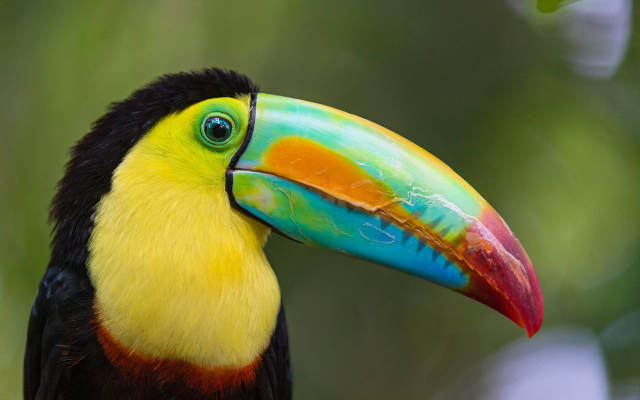
#> input picture pic.jpg, 1280 x 800 px (shown at 1/2 size)
$ jupyter execute --allow-errors CHW3-400101804-1.ipynb   (shell and % lines are left out)
#> lines starting #> are read from the running program, lines starting #| are printed output that depends on the picture
<h1 align="center">Mathematical Methods In Engineering - 25872</h1>
<h4 align="center">Dr. Amiri</h4>
<h4 align="center">Sharif University of Technology, Fall 2023</h4>
<h4 align="center">Python Assignment 3</h4>
<h5 align="center"><font color="cyan"> Feel free to contact TA team for any possible questions about the assignment </font>
 </h5>
<h5 align="center"> <font color="cyan"> Questions 1,2: @mh_momeni  -  Question 2,3: @Mahdi_h721 </font> </h5>

You should write your code in the <font color='green'>Code Cell</font> and then run the <font color='green'>Evaluation Cell</font> to check the correctness of your code.<br>
<font color='red'>**Please do not edit the codes in the Evaluation Cells.**</font>

##  Q1. Implementing QR Factorization <sub><sup>``(40 pt.)``</sup></sub>

>In this question, we are going to use QR factorization in computing eigenvalues. It is an important building block in numerical linear algebra. Recall that for any matrix $A$
, $A=QR$
 where $Q$
 is orthogonal and $R$
 is upper-triangular.

 **Reminder**: The QR algorithm, uses the QR decomposition, but don't confuse the two.

[cell 1]
import numpy as np
np.set_printoptions(suppress=True, precision=4)

[cell 2]
n = 5
A = np.random.rand(n,n)
npQ, npR = np.linalg.qr(A)

Check that Q is orthogonal:

[cell 3]
np.allclose(np.eye(n), npQ @ npQ.T), np.allclose(np.eye(n), npQ.T @ npQ)

Check that R is triangular

[cell 4]
npR

### Gram-Schmidt

#### Classical Gram-Schmidt (unstable)

For each $j$
, calculate a single projection

$$v_j=P_ja_j$$

where $P_j$
 projects onto the space orthogonal to the span of $q_1,…,q_{j−1}$
.

[cell 5]
def cgs(A):
    m, n = A.shape
    Q = np.zeros([m,n], dtype=np.float64)
    R = np.zeros([n,n], dtype=np.float64)
    ##Your Code start here
    for col_index in range(n):
        col_vector = np.array(A[:, col_index])
        temp_vector = col_vector.copy()

        for prev_col_index in range(col_index):
            prev_col = Q[:, prev_col_index]
            temp_vector -= (prev_col.T @ col_vector) * prev_col

        magnitude = np.linalg.norm(temp_vector)
        Q[:, col_index] = temp_vector / magnitude

    for row_index in range(m):
        for col_index in range(row_index, n):
            R[row_index, col_index] = Q[:, row_index].T @ A[:, col_index].T
    ##Your Code ends here
    return Q, R

[cell 6]
Q, R = cgs(A)
np.allclose(A, Q @ R)

Check if Q is unitary:

[cell 7]
np.allclose(np.eye(len(Q)), Q.dot(Q.T))

### Modified Gram-Schmidt (optional)

Classical (unstable) Gram-Schmidt: for each $j$
, calculate a single projection
$$v_j=P_ja_j$$
where $P_j$
 projects onto the space orthogonal to the span of $q_1,…,q_{j−1}$
.

Modified Gram-Schmidt: for each $j$
, calculate $j−1$
 projections
$$P_j=P_{⊥q_{j−1}⋯⊥q_2⊥q_1}$$

[cell 8]
n = 3
A = np.random.rand(n,n).astype(np.float64)

[cell 9]
def mgs(A):
    V = A.copy()
    m, n = A.shape
    Q = np.zeros([m,n], dtype=np.float64)
    R = np.zeros([n,n], dtype=np.float64)
    ##Your Code start here
    for j in range(n):
        R[j,j] = np.linalg.norm(V[:,j])
        Q[:,j] = V[:,j] / R[j,j]
        for k in range(j+1,n):
            q = Q[:,j]
            R[j,k] = np.matmul(q.T,V[:,k])
            V[:,k] = V[:,k] - R[j,k] * q
    ##Your Code ends here
    return Q, R

[cell 10]
Q, R = mgs(A)
np.allclose(np.eye(len(Q)), Q.dot(Q.T.conj()))

[cell 11]
np.allclose(A, np.matmul(Q,R))

### Classical vs Modified Gram-Schmidt

In this part, we want to construct a square matrix $A$ with random singular vectors and widely varying singular values spaced by factors of 2 between $2^{−1}$
 and $2^{−(n+1)}$

[cell 12]
import matplotlib.pyplot as plt
from matplotlib import rcParams

[cell 13]
n = 100
U, X = np.linalg.qr(np.random.randn(n,n))   # set U to a random orthogonal matrix
V, X = np.linalg.qr(np.random.randn(n,n))   # set V to a random orthogonal matrix
S = np.diag(np.power(2,np.arange(-1,-(n+1),-1), dtype=float))  # Set S to a diagonal matrix w/ exp
                                                              # values between 2^-1 and 2^-(n+1)

[cell 14]
A = np.matmul(U,np.matmul(S,V))
QC, RC = cgs(A)
QM, RM = mgs(A) # if you don't complete the mgs function, comment this line

[cell 15]
plt.figure(figsize=(10,10))
plt.semilogy(np.diag(S), 'r.', label="True Singular Values")
plt.semilogy(np.diag(RM), 'go', label="Modified Gram-Shmidt")
plt.semilogy(np.diag(RC), 'bx', label="Classic Gram-Shmidt")
plt.legend()
rcParams.update({'font.size': 18})

### Eigenvalue Decomposition using QR Factorization

Use the QR algorithm (or QR method) to get the eigenvalues of matrix $A$. Do 100 iterations, and print out the 1st, 5th, 10th, 20th and 100th iteration.

 **Reminder**: The QR algorithm (or QR method), uses the QR factorization, but don't confuse the two.

[cell 16]
##Your Code start here
def eigenvalue_iteration(A):
    current_matrix = A.copy()
    for iteration_number in range(1, 101):
        orthogonal_matrix_Q, upper_triangular_matrix_R = cgs(current_matrix)
        current_matrix = upper_triangular_matrix_R @ orthogonal_matrix_Q
        if iteration_number in [1, 5, 10, 20, 100]:
            # Print the eigenvalues of the current iteration
            print('Eigenvalues of Iteration ' + str(iteration_number) + ':', np.sort(np.diag(current_matrix)))

##Your Code ends here

[cell 17]
A = np.array([1.0, -1.0, 0.0, 0.0, -1.0, 1.0, -1.0, 0.0, 0.0, -1.0, 2.0, 0.0, 0.0, 0.0, 0.0, 3.0]).reshape((4, 4))
print("The matrix: \n", A)

print("\n --- Built-in ---")
print(np.linalg.eig(A)[0])
##Your Code start here
eigenvalue_iteration(A)
##Your Code ends here

##  Q2. SVD & Image processing <sub><sup>``(30 pt.)``</sup></sub>

> In this question, we are going to investigate the use of SVD as a tool to obtain the basis of the matrix in digital image processing.
The first issue we will examine is image compression. For this purpose, in general, we can consider the information inside the image as a data matrix, then find a suitable basis for this information matrix and by depicting the primary matrix on the more important basis vectors and keeping the necessary information to show the initial image with less information.
This process results in image compression. It should be noted that for simplicity, the images we are examining in this exercise are in black and white.
>With the help of SVD, we can find a basis for the column space of the image matrix that we want, so that the columns of the image matrix have the highest correlation with the basis vectors.
>On the other hand, if these bases are considered in descending order of the size of the singular values, they will contain the most general information of the columns of the image, so by keeping only r initial columns of the found bases (U) along with the combined vectors (V) and the singular values (Σ) corresponding to them, we can retain the image's overall image with a good approximation.
>From an expert point of view, the reconstruction is actually a lower-order reconstruction of the primary matrix.
In this view, the value of r is the parameter to control the amount of compression we want.

###  part 1

In this part, the compression operation is performed on the input black and white image with the help of SVD analysis. One of the criteria for comparing the initial and final image is the PSNR criterion. Research about this criterion and draw the PSNR diagram in terms of different r. Then compare the results with the diagram by giving some test inputs and plotting the outputs.
One of the inputs you give to the function should be the image pic.jpg.

[cell 18]
##Your Code start here
import cv2
import numpy as np
from matplotlib import pyplot as plt
image = cv2.imread('pic.jpg', cv2.IMREAD_GRAYSCALE)
m, n = image.shape
U, s, V = np.linalg.svd(image)
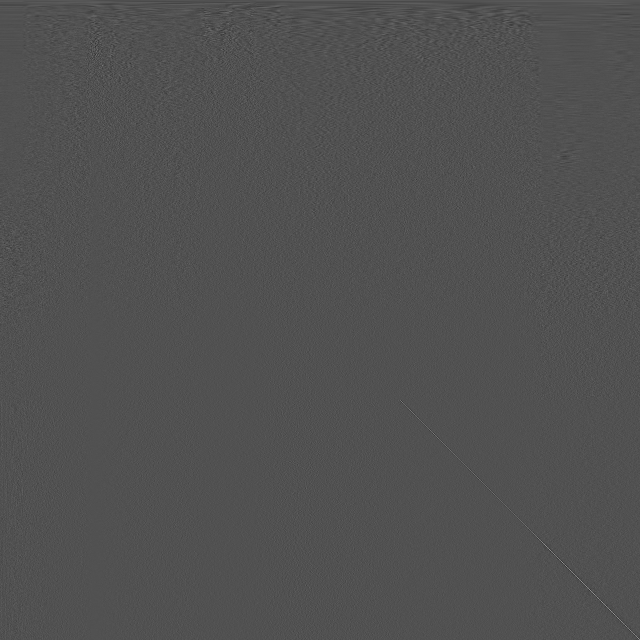
#> V: shape (1280, 1280) float64 (shown at 1/2 size); min -0.292, max 0.623, mean 2.68e-05; drawn with min black and max white
#> s = 800 values, max 104829.2 at index 0, min 2.96 at index 799, mean 453.7
fig = plt.figure(figsize=(10, 9))
r_values = [750, 350, 100, 70, 45, 30, 20, 15, 10]
for index, r in enumerate(r_values):
    sigma = np.eye(U.shape[0], V.shape[0]) @ np.diag(np.append(s[:r], np.zeros(V.shape[0] - r)))
    reconstructed_image = U @ sigma @ V
    diff = np.array(reconstructed_image - image, dtype=np.float64)
    mse = np.sum(diff ** 2) / (image.shape[0] * image.shape[1])
    psnr = 20 * np.log10(255) - 10 * np.log10(mse)
    plt.subplot(3, 3, index + 1)
    plt.imshow(reconstructed_image, cmap='gray')
    plt.title('r = {}, PSNR = {:.4f} dB'.format(r, psnr), fontsize=14)
    plt.axis('off')
#> this loop made 9 passes
#> (mse, psnr) on passes 1 to 4: (0.000776, 79.23), (0.528, 50.91), (11.4, 37.56), (17.95, 35.59)


fig.tight_layout()
plt.show()

##Your Code ends here

###  part 2

Another issue that we can explore with a similar idea of applying base transform is removing noise from images. In the condition that the noise in the image is uniform and in such a way that it does not distort the general information in the image. from the point of view of SVD, according to the examination of the general information, the direction of the image vector on bases with larger singular values has not changed much, and removing the information related to Examining general information to vectors with less importance can remove noise and keep the main information of the image.
In this part, add two different noises salt and pepper and Gaussian noise with a desired and appropriate range to the image pic.jpg so that the PSNR of both images is in the same range, then perform the noise reduction process with the help of SVD analysis.
For both noises, draw the PSNR diagram in terms of different r.
  Then compare the results with the graph by plotting a number of outputs.
  Which of the noises is more effective in this method?

[cell 19]
#adding Salt and Pepper noise
##Your Code start here
import numpy as np
import matplotlib.pyplot as plt
fig = plt.figure(figsize=(12, 6))

plt.subplot(131)
plt.imshow(image, cmap='gray')
plt.axis('off')
plt.title('Original Image', fontsize=14)

salt_paper_noise_image = image.copy()
salt_paper_noise_pixel = 0.05
for i in range(int(salt_paper_noise_pixel * m * n)):
    row_random = np.random.randint(m, size=2)
    column_random = np.random.randint(n, size=2)
    salt_paper_noise_image[row_random[0], column_random[0]] = 0
    salt_paper_noise_image[row_random[1], column_random[1]] = 255
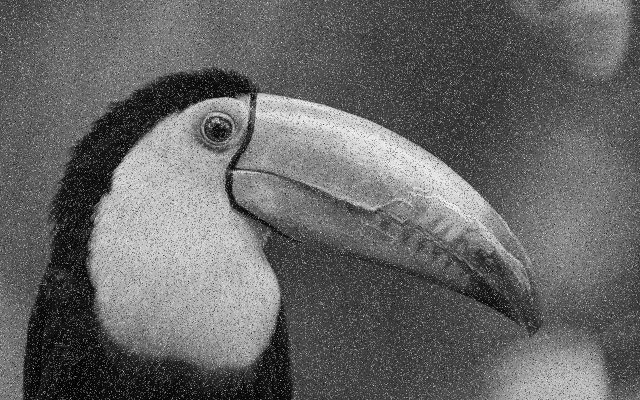
#> salt_paper_noise_image: shape (800, 1280) (shown at 1/2 size); min 0, max 255, mean 101.8

diff = np.array(salt_paper_noise_image - image, dtype=np.float64)
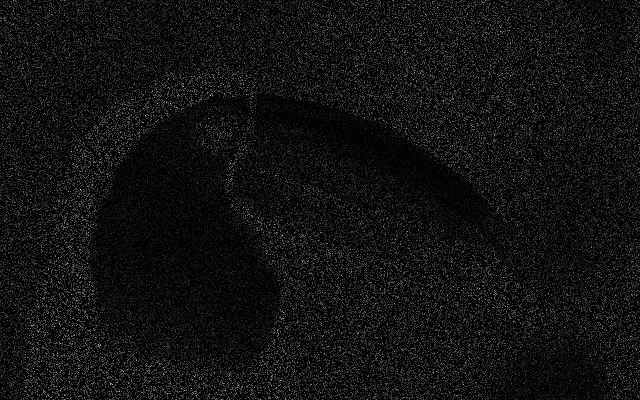
#> diff: shape (800, 1280) float64 (shown at 1/2 size); min 0, max 255, mean 14.9
PSNR = 20 * np.log10(255) - 10 * np.log10(np.sum(diff ** 2) / (m * n))
#> PSNR = 14.02

plt.subplot(132)
plt.imshow(salt_paper_noise_image, cmap='gray')
plt.title('Image with Salt and Pepper Noise\n{} Pixel Damaged\nPSNR = {:.3f} dB'.format(int(salt_paper_noise_pixel * m * n * 2), PSNR), fontsize=14)
plt.axis('off')

r = 100
U, s, V = np.linalg.svd(salt_paper_noise_image)
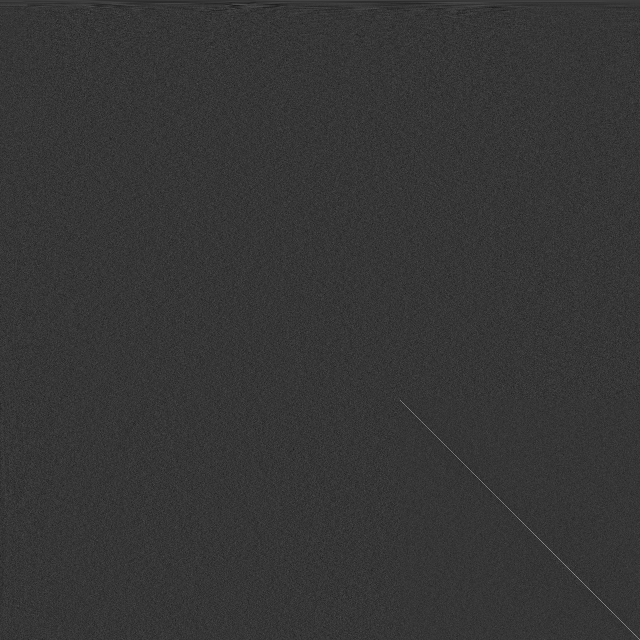
#> V: shape (1280, 1280) float64 (shown at 1/2 size); min -0.144, max 0.533, mean 3.01e-05; drawn with min black and max white
#> s = 800 values, max 106633 at index 0, min 332.2 at index 799, mean 1672.4
sigma = np.eye(m, n) @ np.diag(np.append(s[:r], np.array([0] * (n - r))))
salt_paper_noise_image_recons = U @ sigma @ V

diff = np.array(salt_paper_noise_image_recons - image, dtype=np.float64)
PSNR = 20 * np.log10(255) - 10 * np.log10(np.sum(diff ** 2) / (m * n))
#> PSNR = 20.16

plt.subplot(133)
plt.imshow(salt_paper_noise_image_recons, cmap='gray')
plt.title('Reconstructed Image\nfrom Salt and Pepper Noise\nr = {}\nPSNR = {:.3f} dB'.format(r, PSNR), fontsize=14)
plt.axis('off')

fig.tight_layout()
plt.show()

##Your Code ends here

[cell 20]
#adding Gaussian noise
fig = plt.figure(figsize=(12, 6))

plt.subplot(131)
plt.imshow(image, cmap='gray')
plt.title('Input Image', fontsize=14)
plt.axis('off')

mean_noise, var_noise = 10, 35
gaussian_noisy_img = np.random.normal(mean_noise, var_noise, (m, n)) + image
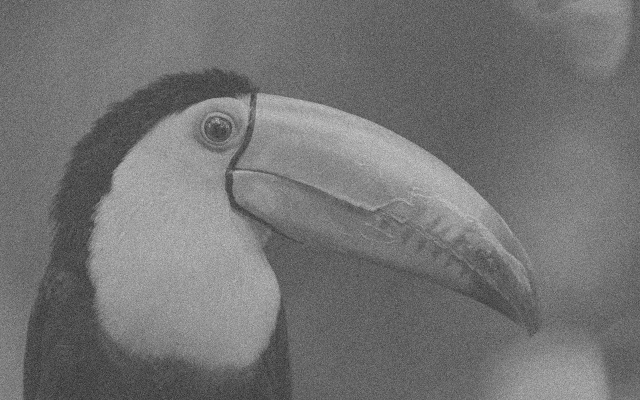
#> gaussian_noisy_img: shape (800, 1280) float64 (shown at 1/2 size); min -131.7, max 396.9, mean 109.1; drawn with min black and max white
diff = np.array(gaussian_noisy_img - image, dtype=np.float64)
PSNR = 20 * np.log10(255) - 10 * np.log10(np.sum(diff ** 2) / (m * n))
#> PSNR = 16.91

plt.subplot(132)
plt.imshow(gaussian_noisy_img, cmap='gray')
plt.title('Image with Gaussian Noise\nMean = {}   Variance = {}\nPSNR = {:.3f} dB'.format(mean_noise, var_noise, PSNR), fontsize=14)
plt.axis('off')

plt.subplot(133)
selected_rank = 60
U, singular_values, V = np.linalg.svd(gaussian_noisy_img)
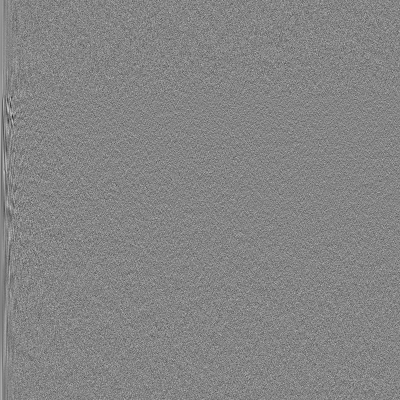
#> U: shape (800, 800) float64 (shown at 1/2 size); min -0.18, max 0.166, mean 6.06e-05; drawn with min black and max white
#> singular_values = 800 values, max 114541 at index 0, min 276.5 at index 799, mean 1455.8
sigma = np.eye(m, n) @ np.diag(np.append(singular_values[:selected_rank], np.zeros(n - selected_rank)))
reconstructed_img = U @ sigma @ V
diff = np.array(reconstructed_img - image, dtype=np.float64)
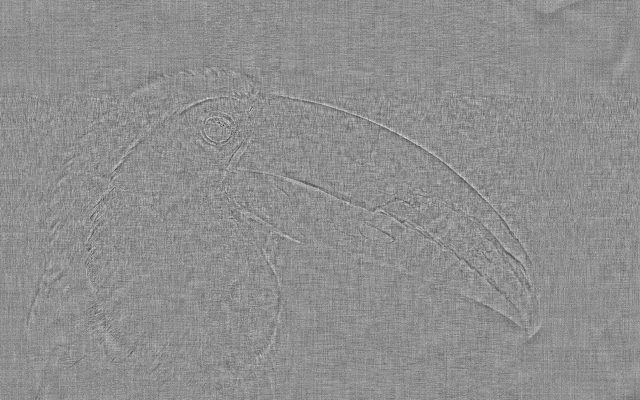
#> diff: shape (800, 1280) float64 (shown at 1/2 size); min -120.2, max 111.8, mean 10; drawn with min black and max white
PSNR = 20 * np.log10(255) - 10 * np.log10(np.sum(diff ** 2) / (m * n))
#> PSNR = 22.64
plt.imshow(reconstructed_img, cmap='gray')
plt.title('Reconstructed Image\nfrom Gaussian Noise\nSelected Rank = {}\nPSNR = {:.3f} dB'.format(selected_rank, PSNR), fontsize=14)
plt.axis('off')

fig.tight_layout()
plt.show()

[cell 21]
def add_salt_and_pepper_noise(image, noise_level):
    noisy_image = np.copy(image)
    rows, cols = noisy_image.shape
    salt_amount = np.ceil(noise_level * image.size * 0.5)
    salt_coords = np.random.choice(rows * cols, int(salt_amount), replace=False)
    noisy_image.ravel()[salt_coords] = 255

    pepper_amount = np.ceil(noise_level * image.size * 0.5)
    pepper_coords = np.random.choice(rows * cols, int(pepper_amount), replace=False)
    noisy_image.ravel()[pepper_coords] = 0

    return noisy_image

def add_gaussian_corruption(image, mean=0, std_dev=10):
    corrupted_image = np.copy(image)
    rows, cols = corrupted_image.shape
    gauss_noise = np.random.normal(mean, std_dev, (rows, cols))
    corrupted_image += gauss_noise.astype(np.uint8)
    return corrupted_image

def denoise_using_svd(corrupted_image, rank):
    U, S, V = np.linalg.svd(corrupted_image)
    U_truncated = U[:, :rank]
    S_truncated = np.diag(S[:rank])
    V_truncated = V[:rank, :]
    denoised_image = np.dot(U_truncated, np.dot(S_truncated, V_truncated))
    return denoised_image

def calculate_psnr(original_image, compressed_image):
    mse = np.mean((original_image - compressed_image) ** 2)
    max_pixel = np.max(original_image)
    return 20 * np.log10(max_pixel / np.sqrt(mse))

original_image = cv2.imread('pic.jpg', cv2.IMREAD_GRAYSCALE)

noise_levels = np.linspace(0, 1, 11)
rank = 100

psnr_salt_pepper = []
psnr_gaussian = []

for noise_level in noise_levels:
    salt = add_salt_and_pepper_noise(original_image, noise_level)
    gaussian_corrupted_image = add_gaussian_corruption(original_image, std_dev=noise_level*255)
    denoised_salt_pepper_image = denoise_using_svd(salt, rank)
    denoised_gaussian_image = denoise_using_svd(gaussian_corrupted_image, rank)
    psnr_salt_pepper.append(calculate_psnr(original_image, denoised_salt_pepper_image))
    psnr_gaussian.append(calculate_psnr(original_image, denoised_gaussian_image))
#> this loop made 11 passes
#> pass 1, in denoise_using_svd, `V_truncated = V[:rank, :]`:
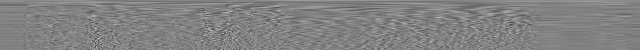
#> V_truncated: shape (100, 1280) float64 (shown at 1/2 size); min -0.201, max 0.194, mean 0.000337; drawn with min black and max white
#> after the loop:
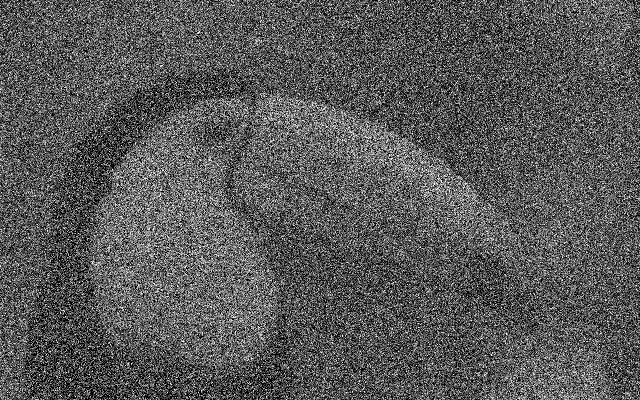
#> salt: shape (800, 1280) (shown at 1/2 size); min 0, max 255, mean 88.5
#> after the loop, psnr_gaussian = [37.39, 17.77, 14, 11.85, 11.06, 10.9, 10.86, 10.84, 10.85, 10.85, 10.85]; psnr_salt_pepper = [37.39, 19.94, 16.97, 15.26, 14.09, 13.21, 12.5, 11.96, 11.46, 11.09, 10.69]


plt.plot(noise_levels, psnr_salt_pepper, label='salt & Pepper Noise')
plt.plot(noise_levels, psnr_gaussian, label='Gaussian Noise')
plt.xlabel('Noise Level')
plt.ylabel('PSNR (dB)')
plt.title('PSNR Comparison for Different Noise Types')
plt.legend()
plt.grid(True)
plt.show()

As we can see, reconstructing from Gaussian noise is more effective.

##  Q3. PCA and Clustering <sub><sup>``(40 pt.)``</sup></sub>
In this problem we want to cluster some data points.
But first, you should reduce the number of features by the PCA algorithm then use kmeans clustering algorithm

[cell 22]
import pandas as pd
import numpy as np
import seaborn as sns
from tqdm import tqdm
import matplotlib.pyplot as plt
import matplotlib.cm as cm
from sklearn.decomposition import PCA
from sklearn.preprocessing import StandardScaler
from sklearn.cluster import KMeans, AgglomerativeClustering, DBSCAN
from sklearn.preprocessing import MinMaxScaler
from sklearn.metrics import silhouette_score as sil, calinski_harabasz_score as chs, silhouette_samples

### Import Dataset

#> (a cell that did not finish here is left out)

### Correlation Heatmap

In this part plot the correlation Heatmap of features.
what is your suggestion about the number of principal components that they have high variance? Explain why.

#> (a cell that did not finish here is left out)

###  Data Preprocessing

#> (a cell that did not finish here is left out)

### PCA (Principal Component Analysis)
> As you know for applying PCA we should scale our data points.Here we use MinMax and Standard Scaler.
(First, use Standard Scaler)

Calculate principal components and plot Explained variance by each component.

#> (a cell that did not finish here is left out)

Apply PCA Algorithm from scratch and reduce the number of features to the number you have guessed in previous parts.

[cell 27]
##Your Code start here

# [5 lines left out: function preprocess_data, not called in this run]

#> (the rest of this cell did not finish here and is left out)

### PCA plot in 2D
Plot data points using their two first features.What do you think about the number of clusters?

#> (a cell that did not finish here is left out)

### Do all previous steps for MinMax Scaling
Tell your opinion about diffrences.

[cell 29]
##Your Code start here

# [4 lines left out: function scale_data, not called in this run]
#> (the rest of this cell did not finish here and is left out)

In my opinion n=3 is the best option here.

### KMeans Clustering
#### Elbow Method for Determining Cluster Amount on  Dataset

Using the elbow method to find the optimal number of clusters

[cell 30]
##Your Code start here
# Yellowbrick library didn't work properly for me so I had to use a different method.
# [10 lines left out: function elbow_method, not called in this run]

#> (the rest of this cell did not finish here and is left out)

What is inertia and silhouette metrics?
Explain them briefly.

### Interia :
Inertia evaluates the effectiveness of K-Means clustering in organizing a dataset. It quantifies this by computing the distance between each data point and its centroid, squaring this distance, and then summing up these squares for each cluster.

### silhouette :
The silhouette coefficient or silhouette score in K-means is an indicator of how closely a data point resembles others within its cluster (cohesion) versus those in different clusters (separation).

[cell 31]
#You should save your final datapoints in pca_std_datapoint variable
inertia = []
#> (the rest of this cell did not finish here and is left out)

[cell 32]
silhouette = {}
#> (the rest of this cell did not finish here and is left out)

Plot the **inertia** and **silhouette ** values

[cell 33]
##Your Code start here
plt.plot(list(silhouette.keys()), list(silhouette.values()), marker='o')
plt.title('Silhouette Scores for Different Numbers of Clusters')
plt.xlabel('Number of Clusters')
plt.ylabel('Silhouette Score')
plt.xticks(range(2, 10))
plt.grid(True)
plt.show()
##Your Code ends here

[cell 34]
plt.plot(list(silhouette.keys()),inertia, marker='o')
plt.title('Inertia for Different Numbers of Clusters')
plt.xlabel('Number of Clusters')
plt.ylabel('Inertia')
plt.xticks(range(2, 10))
plt.grid(True)
plt.show()
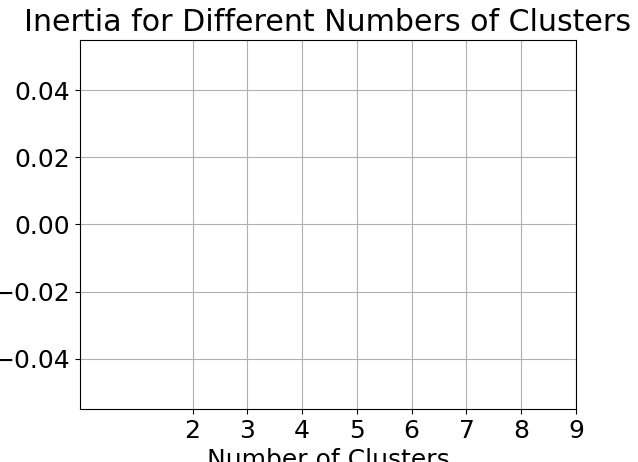
#> figure drawn by matplotlib, 1 panel
